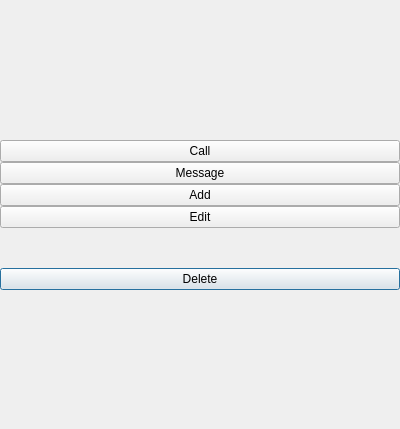
<?xml version="1.0" encoding="UTF-8"?>
<ui version="4.0">
 <class>ContactsActionMenu</class>
 <widget class="QDialog" name="ContactsActionMenu">
  <property name="geometry">
   <rect>
    <x>0</x>
    <y>0</y>
    <width>400</width>
    <height>429</height>
   </rect>
  </property>
  <property name="windowTitle">
   <string>Dialog</string>
  </property>
  <layout class="QGridLayout" name="gridLayout_2">
   <property name="margin">
    <number>0</number>
   </property>
   <item row="2" column="0">
    <spacer name="verticalSpacer_2">
     <property name="orientation">
      <enum>Qt::Vertical</enum>
     </property>
     <property name="sizeHint" stdset="0">
      <size>
       <width>20</width>
       <height>40</height>
      </size>
     </property>
    </spacer>
   </item>
   <item row="0" column="0">
    <spacer name="verticalSpacer">
     <property name="orientation">
      <enum>Qt::Vertical</enum>
     </property>
     <property name="sizeHint" stdset="0">
      <size>
       <width>20</width>
       <height>40</height>
      </size>
     </property>
    </spacer>
   </item>
   <item row="1" column="0">
    <layout class="QGridLayout" name="gridLayout">
     <property name="verticalSpacing">
      <number>0</number>
     </property>
     <item row="5" column="0">
      <widget class="QPushButton" name="btDelete">
       <property name="text">
        <string>Delete</string>
       </property>
       <property name="icon">
        <iconset resource="taki.qrc">
         <normaloff>:/icons/delete.png</normaloff>
         <disabledoff>:/icons/delete-disbl.png</disabledoff>
         <disabledon>:/icons/delete-disbl.png</disabledon>:/icons/delete.png</iconset>
       </property>
       <property name="iconSize">
        <size>
         <width>81</width>
         <height>81</height>
        </size>
       </property>
      </widget>
     </item>
     <item row="2" column="0">
      <widget class="QPushButton" name="btAdd">
       <property name="text">
        <string>Add</string>
       </property>
       <property name="icon">
        <iconset resource="taki.qrc">
         <normaloff>:/icons/add-contact.png</normaloff>
         <disabledoff>:/icons/add-contact-disbl.png</disabledoff>
         <disabledon>:/icons/add-contact-disbl.png</disabledon>:/icons/add-contact.png</iconset>
       </property>
       <property name="iconSize">
        <size>
         <width>81</width>
         <height>81</height>
        </size>
       </property>
      </widget>
     </item>
     <item row="3" column="0">
      <widget class="QPushButton" name="btEdit">
       <property name="text">
        <string>Edit</string>
       </property>
       <property name="icon">
        <iconset resource="taki.qrc">
         <normaloff>:/icons/edit.png</normaloff>
         <disabledoff>:/icons/edit-disbl.png</disabledoff>
         <disabledon>:/icons/edit-disbl.png</disabledon>:/icons/edit.png</iconset>
       </property>
       <property name="iconSize">
        <size>
         <width>81</width>
         <height>81</height>
        </size>
       </property>
      </widget>
     </item>
     <item row="0" column="0">
      <widget class="QPushButton" name="btCall">
       <property name="text">
        <string>Call</string>
       </property>
       <property name="icon">
        <iconset resource="taki.qrc">
         <normaloff>:/icons/call.png</normaloff>
         <disabledoff>:/icons/call-disbl.png</disabledoff>
         <disabledon>:/icons/call-disbl.png</disabledon>:/icons/call.png</iconset>
       </property>
       <property name="iconSize">
        <size>
         <width>81</width>
         <height>81</height>
        </size>
       </property>
      </widget>
     </item>
     <item row="4" column="0">
      <spacer name="verticalSpacer_3">
       <property name="orientation">
        <enum>Qt::Vertical</enum>
       </property>
       <property name="sizeHint" stdset="0">
        <size>
         <width>20</width>
         <height>40</height>
        </size>
       </property>
      </spacer>
     </item>
     <item row="1" column="0">
      <widget class="QPushButton" name="btMsg">
       <property name="text">
        <string>Message</string>
       </property>
       <property name="icon">
        <iconset resource="taki.qrc">
         <normaloff>:/icons/messagess.png</normaloff>:/icons/messagess.png</iconset>
       </property>
       <property name="iconSize">
        <size>
         <width>32</width>
         <height>32</height>
        </size>
       </property>
      </widget>
     </item>
    </layout>
   </item>
  </layout>
 </widget>
 <resources>
  <include location="taki.qrc"/>
 </resources>
 <connections>
  <connection>
   <sender>btCall</sender>
   <signal>released()</signal>
   <receiver>ContactsActionMenu</receiver>
   <slot>accept()</slot>
   <hints>
    <hint type="sourcelabel">
     <x>220</x>
     <y>88</y>
    </hint>
    <hint type="destinationlabel">
     <x>337</x>
     <y>39</y>
    </hint>
   </hints>
  </connection>
  <connection>
   <sender>btAdd</sender>
   <signal>released()</signal>
   <receiver>ContactsActionMenu</receiver>
   <slot>accept()</slot>
   <hints>
    <hint type="sourcelabel">
     <x>171</x>
     <y>231</y>
    </hint>
    <hint type="destinationlabel">
     <x>200</x>
     <y>39</y>
    </hint>
   </hints>
  </connection>
  <connection>
   <sender>btEdit</sender>
   <signal>released()</signal>
   <receiver>ContactsActionMenu</receiver>
   <slot>accept()</slot>
   <hints>
    <hint type="sourcelabel">
     <x>99</x>
     <y>321</y>
    </hint>
    <hint type="destinationlabel">
     <x>57</x>
     <y>40</y>
    </hint>
   </hints>
  </connection>
  <connection>
   <sender>btDelete</sender>
   <signal>released()</signal>
   <receiver>ContactsActionMenu</receiver>
   <slot>accept()</slot>
   <hints>
    <hint type="sourcelabel">
     <x>216</x>
     <y>417</y>
    </hint>
    <hint type="destinationlabel">
     <x>148</x>
     <y>255</y>
    </hint>
   </hints>
  </connection>
  <connection>
   <sender>btMsg</sender>
   <signal>released()</signal>
   <receiver>ContactsActionMenu</receiver>
   <slot>accept()</slot>
   <hints>
    <hint type="sourcelabel">
     <x>330</x>
     <y>130</y>
    </hint>
    <hint type="destinationlabel">
     <x>328</x>
     <y>425</y>
    </hint>
   </hints>
  </connection>
 </connections>
</ui>
